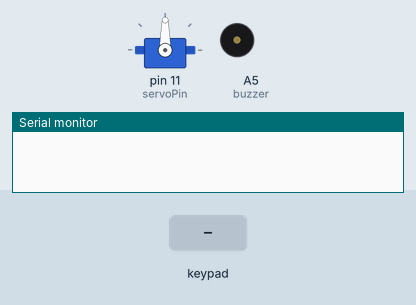
Simulated run of this sketch. Board: Arduino Nano, built with avr-gcc and run on an emulated ATmega328P. Shown: servo, buzzer (waves = sounding, pin HIGH), the last lines printed to the serial monitor. The inputs (shaded band) are chosen by the test bench.

Above: at 1.2 s.
1.3 s: key '#' pressed
At 2.2 s:
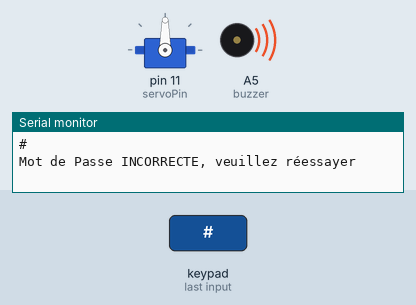
4.3 s: keypad keys 1 2 3 4 # pressed 0.4 s apart
At 7.0 s:
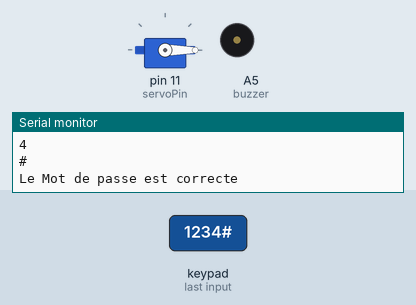
9.3 s: keypad keys 1 3 9 7 # pressed 0.4 s apart
At 11.9 s:
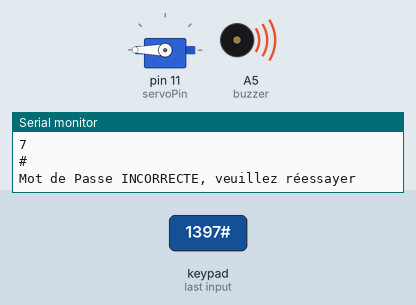
Timing chart, 0 to 14.4 s (numbered marks = the images above; inputs shaded):
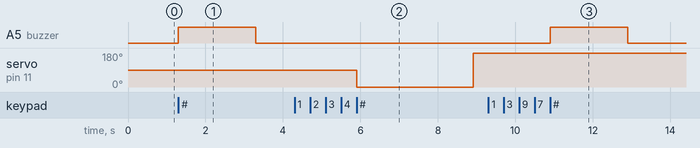

The sketch:

Key_Box_initial.ino
```cpp
/*
 * Created by Club MAKERS
 *
 * Code open-source
 *
 * Institut Polytechnique de Saint-Louis (IPSL)
 */

#include <Keypad.h>                    //bibliothéque Keypad
#include <Servo.h>                     //bibliothéque servomoteur


Servo servo;
const int buzzer  = A5;                // Connecter le buzzer au PIN A5 de l'Arduino Nano
const int ROW_NUM    = 4;              // Les 4 lignes du Keypad
const int COLUMN_NUM = 4;              // Les 4 colonnes du Keypad
int servoPin = 11;

char keys[ROW_NUM][COLUMN_NUM] = {
  {'1','4','7', '0'},
  {'2','5','8', '*'},
  {'3','6','9', '#'},
  {'A','B','C', 'D'}
};

byte pin_rows[ROW_NUM] = {9, 8, 7, 6};           // Connexion des lignes du keypad à l'arduino
byte pin_column[COLUMN_NUM] = {5, 4, 3, 2};      // Connexion des colonnes du keypad à l'arduino

Keypad keypad = Keypad( makeKeymap(keys), pin_rows, pin_column, ROW_NUM, COLUMN_NUM );

const String password_1 = "1234";               // Mot de passe 1
const String password_2 = "5642";               // Mot de passe 2
const String password_3 = "4545";               // Mot de passe 3
String input_password;

void setup() {
  Serial.begin(9600);
  servo.attach(servoPin);
  input_password.reserve(10);                  // Caractére maximum d'entrée
  pinMode(buzzer, OUTPUT);                     // Initialisation du buzzer comme sortie
  digitalWrite(buzzer, LOW);                   // Eteindre le buzzer
 // servo.write(0);                            // Mettre le servomoteur à son état initial 0
  //delay(100);
  servo.detach();
}

void loop() {
  char key = keypad.getKey();

  if (key){
    Serial.println(key);

    if(key == '*') {
      input_password = "";                   // Effacer le mot de passe
    } else if(key == '#') {
      if(input_password == password_1 || input_password == password_2 || input_password == password_3) {
        Serial.println("Le Mot de passe est correcte");
        servo.attach(servoPin);
        delay(1);
        servo.write(0);
        delay(3000);
        servo.write(180);                   // Mouvement de rotation du servomoteur
        delay(1000);
        servo.detach();
      } else {
        Serial.println("Mot de Passe INCORRECTE, veuillez réessayer");
        digitalWrite(buzzer, HIGH);
        delay(2000);
        digitalWrite(buzzer, LOW);
      }

      input_password = "";                  // Effacer le Mot de passe
    } else {
      input_password += key;                // Ajout de caractére pour réessayer un nouveau Mot de passe
    }
  }
}
```

Measured:
- after the input at 1.3 s, A5 (buzzer): LOW → HIGH at once, → LOW 2.0 s later
- after the input at 4.3 s, servo on pin 11 (servoPin): 90° → 0° after 1.6 s, → 180° 3.0 s later
- after the input at 9.3 s, A5 (buzzer): LOW → HIGH after 1.6 s, → LOW 2.0 s later
